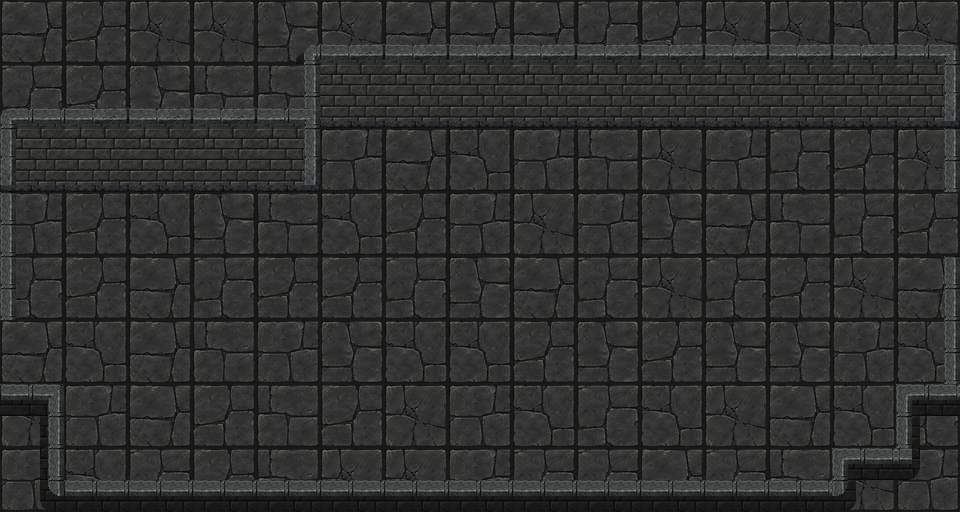

The image is a tile-based game level rendered from a .tmx file. Its description and complete source (layers, tilesets, objects, tile grids) follow:
An orthogonal 15x8 tile map with 64x64 px tiles, 4 tile layers (Ground, WallsFront, WallsBack_02, WallsBack_01), 2 tilesets.

<map version="1.10" tiledversion="1.12.2" orientation="orthogonal" renderorder="right-down" width="15" height="8" tilewidth="64" tileheight="64" infinite="0" nextlayerid="5" nextobjectid="1">
 <tileset firstgid="1" source="act3_floor_64.tsx" />
 <tileset firstgid="9" source="my_tiles_textured_v9.tsx" />
 <layer id="1" name="Ground" width="15" height="8">
  <data encoding="csv">
2,5,8,8,6,8,2,2,2,1,5,8,8,3,8,
1,5,6,4,4,5,2,6,3,4,7,3,5,6,1,
6,6,5,6,5,7,2,3,7,4,8,7,1,5,8,
7,5,3,6,4,3,5,7,8,7,6,2,4,1,5,
1,5,2,1,5,5,1,6,2,1,8,1,5,8,2,
2,3,2,4,7,6,3,3,5,6,5,6,6,7,3,
8,7,2,5,4,5,8,7,3,1,3,8,2,3,1,
7,3,1,5,4,8,8,7,1,1,2,1,4,8,7
</data>
 </layer>
 <layer id="4" name="WallsFront" width="15" height="8">
  <data encoding="csv">
0,0,0,0,0,0,0,0,0,0,0,0,0,0,0,
0,0,0,0,0,0,0,0,0,0,0,0,0,0,0,
0,0,0,0,0,0,0,0,0,0,0,0,0,0,0,
0,0,0,0,0,0,0,0,0,0,0,0,0,0,0,
0,0,0,0,0,0,0,0,0,0,0,0,0,0,0,
0,0,0,0,0,0,0,0,0,0,0,0,0,0,0,
41,0,0,0,0,0,0,0,0,0,0,0,0,0,42,
57,39,39,39,39,39,39,39,39,39,39,39,39,37,2147483691
</data>
 </layer>
 <layer id="3" name="WallsBack_02" width="15" height="8">
  <data encoding="csv">
0,0,0,0,9,10,0,0,0,0,0,0,0,0,0,
66,10,10,0,61,0,0,0,0,0,0,0,0,0,0,
75,19,0,0,0,0,0,0,0,0,0,0,0,0,61,
59,0,0,0,0,0,0,0,0,0,0,0,0,0,0,
59,0,0,0,0,0,0,0,0,0,0,0,0,0,0,
0,0,0,0,0,0,0,0,0,0,0,0,0,0,0,
0,0,0,0,0,0,0,0,0,0,0,0,0,0,0,
0,0,0,0,0,0,0,0,0,0,0,0,0,0,0
</data>
 </layer>
 <layer id="2" name="WallsBack_01" width="15" height="8">
  <data encoding="csv">
0,0,0,0,0,10,10,10,10,10,10,10,10,10,64,
0,0,10,10,64,19,19,19,19,19,19,19,19,19,73,
0,0,19,19,73,0,0,0,0,0,0,0,0,0,0,
0,0,0,0,0,0,0,0,0,0,0,0,0,0,0,
0,0,0,0,0,0,0,0,0,0,0,0,0,0,61,
0,0,0,0,0,0,0,0,0,0,0,0,0,0,61,
0,0,0,0,0,0,0,0,0,0,0,0,0,0,0,
0,0,0,0,0,0,0,0,0,0,0,0,0,0,0
</data>
 </layer>
</map>
